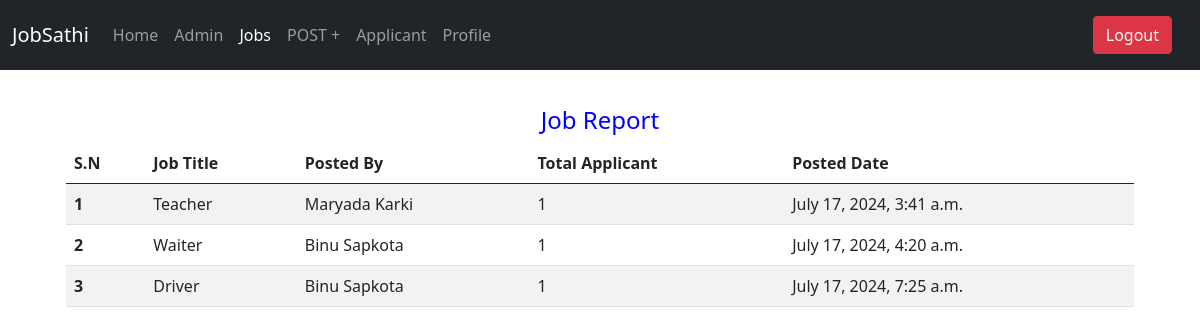
Screenshot of /job_report/ (signed in) with the database file from the repository.
### job/models.py (models this page shows, shortened)
class Job(models.Model):
    user = models.ForeignKey(User, on_delete=models.CASCADE, default="")
    job_title = models.CharField(max_length=150)
    job_description = models.TextField()
    slug = models.SlugField()
    category = models.ForeignKey(Category, on_delete=models.CASCADE)
    job_validity = models.DateField(default=datetime.now, blank=True)
    job_created_at = models.DateTimeField(auto_now_add=True)
    job_updated_at = models.DateTimeField(auto_now=True)
    class Meta:
        db_table = 'job'
        verbose_name = 'Job'
        verbose_name_plural = 'Jobs'

### account/models.py (models this page shows, shortened)
class User(AbstractUser):
    username = models.CharField(max_length=150, unique=True)
    email = models.EmailField(unique=True)
    password = models.CharField(max_length=128)
    full_name = models.CharField(max_length=50, blank=False)
    date_joined = models.DateTimeField(auto_now_add=True)    # Add any additional fields you want

### pro/models.py (models this page shows, shortened)
class Pro(models.Model):
    user = models.OneToOneField(User, null=True, on_delete=models.CASCADE)
    pro_name = models.CharField(max_length=150)
    pro_bio = models.CharField(max_length=150)
    pro_dob = models.DateField(default=datetime.now, blank=True)
    pro_pic = models.ImageField(upload_to='pro_image/')
    pro_number = models.CharField(null=True, max_length=10)
    pro_cv = models.FileField(upload_to='pdfs/')
    pro_certificates = models.FileField(upload_to='pdfs/')

### adminpanel/views.py (the view)
# urls.py: path('job_report/', JobReportView.as_view(), name='job_report'),
class JobReportView(LoginRequiredMixin, TemplateView):
    template_name = 'jobreport.html'
    def get_context_data(self, **kwargs):
        context = super().get_context_data(**kwargs)
        user = self.request.user
        jobs = Job.objects.all()
        counts = [Apply.objects.filter(job_id=job.id).count() for job in jobs]
        jc = zip(jobs, counts)
        context['user'] = user
        context['jc'] = jc
        return context

### adminpanel/templates/jobreport.html (shortened to what this page needs)
{% extends 'dashboard/layout.html' %}
{% block job_active %}
    active
{% endblock %}
{% block content %}
<div class="container "  style=" padding: 3%;">
        <h4 style="text-align: center; color: blue;">Job Report</h4>
        <table  class="table table-striped table-hover">
        <thead>
          <tr>
            <th scope="col">S.N</th>
            <th scope="col">Job Title</th>
            <th scope="col">Posted By</th>
            <th scope="col" name="a">Total Applicant</th>
            <th scope="col">Posted Date</th>
          </tr>
        </thead>
        <tbody>
          {% for i in jc %}
          <tr>
            <th scope="row">{{forloop.counter}}</th>
            <td>{{i.0.job_title}}</td>
            <td>{{i.0.user.pro.pro_name}}</td>
            <td>{{ i.1}}</td>
            <td>{{i.0.job_created_at}}</td>
          </tr>
          {% empty %}
          <li style="color: indianred;">No Jobs.</li>
      {% endfor %}
    </tbody>
      </table>
    </div>
{% endblock %}

### templates/dashboard/layout.html (shortened to what this page needs)
{% extends 'base/base.html' %}
{% block navigation %}
    <nav class="navbar navbar-expand-lg navbar-dark bg-dark">
        <div class="container-fluid">
            <a class="navbar-brand" href="{% url 'job:home' %}">JobSathi</a>
            <div class="collapse navbar-collapse" id="navbarNav">
                <ul class="navbar-nav">
                    <li class="nav-item">
                        <a class="nav-link {% block home_active %}{% endblock %}" aria-current="page" href="{% url 'job:home' %}">Home</a>
                    </li>
                    {% if request.user.is_superuser %}
                        <li class="nav-item">
                            <a class="nav-link {% block admin_active %}{% endblock %}"
                               href="{% url 'adminpanel:admin_panel' %}">
                                Admin
                            </a>
                        </li>
                    {% endif %}
                    <li class="nav-item">
                            <a class="nav-link {% block job_active %}{% endblock %}"
                               href="{% url 'job:list' %}">
                                Jobs
                            </a>
                    <li class="nav-item">
                            <a class="nav-link {% block job.post_active %}{% endblock %}"
                               href="{% url 'job:create' %}">
                                POST +
                            </a>
                        </li>
                    <li class="nav-item">
                            <a class="nav-link {% block apply_active %}{% endblock %}"
                               href="{% url 'apply:total_applicant' %}">
                                Applicant
                            </a>
                        </li>
                    <li class="nav-item">
                        <a class="nav-link {% block profile_active %}{% endblock %}"
                           href="{% url 'pro:profile' %}">
                            Profile
                        </a>
                    </li>
                </ul>
            </div>
                <form action="{% url 'account:logout' %}" method="post" class="nav-link d-flex">
                <button class="btn btn-danger" type="submit">Logout</button>
            </form>
        </div>
    </nav>
{% endblock %}

### templates/base/base.html (shortened to what this page needs)
{% load static %}
<!DOCTYPE html>
<html lang="en">
<head>
    <link href="https://cdn.jsdelivr.net/npm/bootstrap@5.0.2/dist/css/bootstrap.min.css" rel="stylesheet"
>
    <link rel="stylesheet" href="https://cdnjs.cloudflare.com/ajax/libs/font-awesome/5.15.4/css/all.min.css" />
</head>
<body>
{% block navigation %}{% endblock %}
{% block content %}{% endblock %}
</body>
</html>

### rows the page displays
Job: job_title "Teacher", user.pro_name "Maryada Karki", i "1", job_created_at "July 17, 2024, 3:41 a.m."
Job: job_title "Waiter", user.pro_name "Binu Sapkota", i "1", job_created_at "July 17, 2024, 4:20 a.m."
Job: job_title "Driver", user.pro_name "Binu Sapkota", i "1", job_created_at "July 17, 2024, 7:25 a.m."
